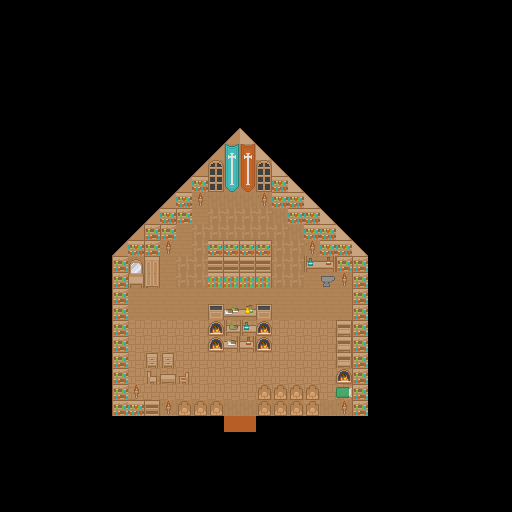

Below is a game level as drawn by its tile map, then a one-line description and the .tmx that defines it (tile-layer data replaced by summaries):
An orthogonal 32x32 tile map with 16x16 px tiles, 4 tile layers (PixelFrameBackground, Background, Tile Layer 1, Objects), 2 tilesets and 26 objects.

<map version="1.0" tiledversion="2018.02.14" orientation="orthogonal" renderorder="left-down" width="32" height="32" tilewidth="16" tileheight="16" infinite="0" nextobjectid="35">
 <tileset firstgid="1" source="base tile.tsx" />
 <tileset firstgid="1768" source="Black.tsx" />
 <layer name="PixelFrameBackground" width="32" height="32" offsetx="-7.81647" offsety="22.9241">
  <data>[1024 cells, 1024 non-empty, 1 distinct tile ids]</data>
 </layer>
 <layer name="Background" width="32" height="32">
  <data>[1024 cells, 806 non-empty, 1 distinct tile ids]</data>
 </layer>
 <layer name="Tile Layer 1" width="32" height="32">
  <data>[1024 cells, 204 non-empty, 5 distinct tile ids]</data>
 </layer>
 <layer name="Objects" width="32" height="32">
  <data>[1024 cells, 148 non-empty, 39 distinct tile ids]</data>
 </layer>
 <objectgroup name="Collision">
  <object id="1" x="112" y="400.5" width="111" height="15" />
  <object id="2" x="207" y="415" width="17" height="32" />
  <object id="3" x="224.5" y="433" width="32.5" height="16" />
  <object id="5" x="256" y="384" width="62.5" height="31.5" />
  <object id="6" x="335.5" y="320.5" width="32" height="95" />
  <object id="8" x="304" y="254.5" width="64" height="17.5" />
  <object id="9" x="320.5" y="272.5" width="47.5" height="15.5" />
  <object id="10" x="352" y="290" width="16" height="30.5" />
  <object id="11" x="110.5" y="255" width="17" height="145.5" />
  <object id="16" x="128" y="255.5" width="30" height="31" />
  <object id="17" x="128" y="240.5" width="47" height="15" />
  <object id="18" x="157" y="223.5" width="18.5" height="15.5" />
  <object id="19" x="175" y="209" width="15.5" height="14.5" />
  <object id="20" x="191.5" y="193" width="15" height="14" />
  <object id="21" x="207" y="176.5" width="81" height="14.5" />
  <object id="23" x="255.5" y="192.5" width="48.5" height="15.5" />
  <object id="24" x="289" y="209" width="30" height="14.5" />
  <object id="25" x="303.5" y="223.5" width="33" height="16" />
  <object id="26" x="304" y="240" width="48" height="14.5" />
  <object id="27" x="209" y="305" width="61.5" height="46" />
  <object id="28" x="208" y="240.5" width="63.5" height="46" />
  <object id="29" x="256" y="417.5" width="16" height="13" />
  <object id="30" x="319" y="415.5" width="18" height="16" />
  <object id="32" x="144.217" y="351.299" width="31.1238" height="16.3323" />
  <object id="33" x="160.858" y="369.172" width="14.1752" height="14.4834" />
  <object id="34" x="127.269" y="384.58" width="15.716" height="14.7915" />
 </objectgroup>
</map>
